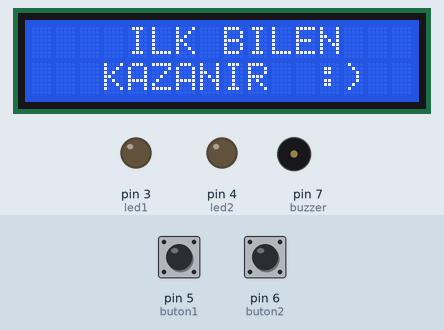
Simulated run of this sketch. Board: Arduino Uno, built with avr-gcc and run on an emulated ATmega328P. Shown: 16×2 character LCD, output pins drawn as LEDs (lit = HIGH), buzzer (waves = sounding, pin HIGH). The test bench sets the inputs (shaded band); at power-on: pin 5 (buton1) LOW, pin 6 (buton2) LOW.

Above: at 1.2 s.
1.3 s: pin 5 (buton1) pulled HIGH for 0.15 s
At 2.1 s:
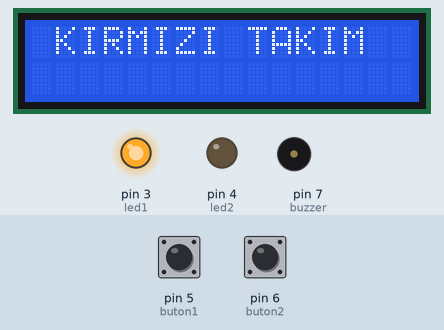
4.4 s: pin 6 (buton2) pulled HIGH for 3.2 s
At 7.9 s:
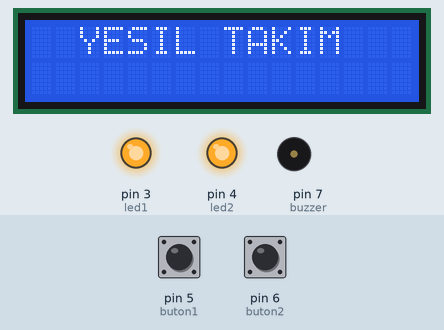
9.1 s: pin 5 (buton1) pulled HIGH for 3.2 s
At 12.5 s:
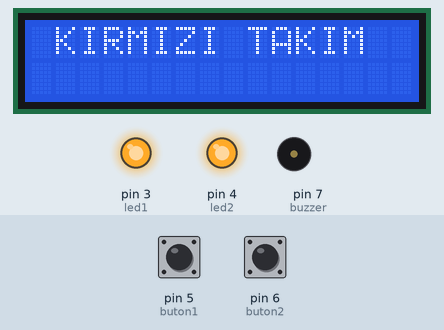
Timing chart, 0 to 18.5 s (numbered marks = the images above; inputs shaded):
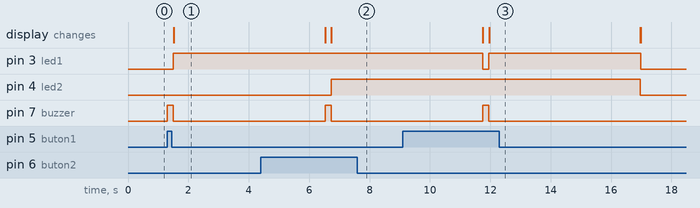

The sketch:

yarismaoyunu.ino
```cpp
#include <LiquidCrystal_I2C.h>
LiquidCrystal_I2C lcd(0x27,16,2);
int buton1=5;
int buton2=6;
int led1=3;
int led2=4;
int buzzer=7;


void setup() {
  pinMode(buton1,INPUT);
  pinMode(buton2,INPUT);
  pinMode(led1,OUTPUT);
  pinMode(led2,OUTPUT);
  pinMode(buzzer,OUTPUT);
  lcd.begin();


}

void loop() {
 if(digitalRead(buton1)==HIGH){
 digitalWrite(buzzer,HIGH);
 delay(200);
 digitalWrite(buzzer,LOW);
 digitalWrite(led1,HIGH);
 lcd.clear();
 lcd.setCursor(1,0);
 lcd.print("KIRMIZI TAKIM");
 delay(5000);
 lcd.clear();
 digitalWrite(led2,LOW);


 }
 else if(digitalRead(buton2)==HIGH){
 digitalWrite(buzzer,HIGH);
 delay(200);
 digitalWrite(buzzer,LOW);
 digitalWrite(led2,HIGH);
 lcd.clear();
 lcd.setCursor(2,0);
 lcd.print("YESIL TAKIM");
 delay(5000);
 lcd.clear();
 digitalWrite(led1,LOW);
 }
 else{
  lcd.setCursor(4,0);
  lcd.print("ILK BILEN");
  lcd.setCursor(3,1);
  lcd.print("KAZANIR  :)");
  digitalWrite(led1,LOW);
  digitalWrite(led2,LOW);
 }

}
```

Measured:
- after the input at 1.3 s, pin 3 (led1): LOW → HIGH after 0.21 s; pin 7 (buzzer): LOW → HIGH at once, → LOW 0.20 s later; the display: changes after 0.22 s (image 1)
- after the input at 4.4 s, pin 3 (led1): stays HIGH (without the input it goes to LOW after 2.1 s); pin 4 (led2): LOW → HIGH after 2.3 s; pin 7 (buzzer): LOW → HIGH after 2.1 s, → LOW 0.20 s later
- after the input at 9.1 s, pin 4 (led2): HIGH → LOW after 7.9 s instead of 2.7 s; pin 7 (buzzer): LOW → HIGH after 2.6 s, → LOW 0.20 s later
